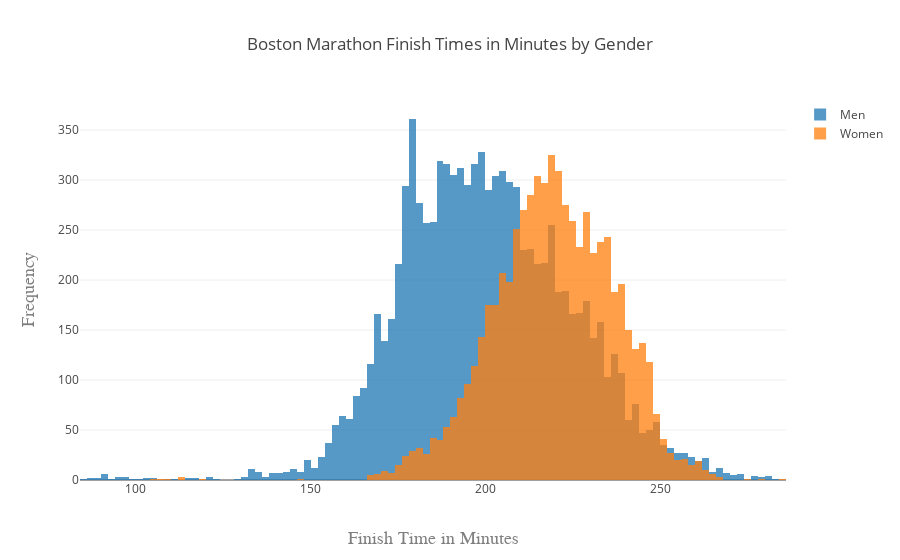

The cell this chart's notebook holds for it:
### Markdown cell above
### There are some outliers in the data.  Those finishing well under 150 minutes are clearly top performers, and are not representative of the group.  Let's see how the race time is by gender.

### Code cell
x0 = df.groupby('gender').get_group('M').official
x1 = df.groupby('gender').get_group('F').official

Men = go.Histogram(
    x=x0,
    opacity=0.75,
    name='Men'
)
Women = go.Histogram(
    x=x1,
    opacity=0.75,
    name='Women'
)

data = [Men, Women]
layout = go.Layout(
    barmode='overlay',
    title='Boston Marathon Finish Times in Minutes by Gender',
    xaxis=dict(
        title='Finish Time in Minutes',
        titlefont=dict(
            family='Courier New, monospace',
            size=18,
            color='#7f7f7f'
        )
    ),
    yaxis=dict(
        title='Frequency',
        titlefont=dict(
            family='Courier New, monospace',
            size=18,
            color='#7f7f7f'
        )
    )

)
fig = go.Figure(data=data, layout=layout)

iplot(fig, filename='overlaid histogram')

### Figure 1 — Plotly figure (JSON) as saved in the notebook; plotly's stock layout.template omitted (floating-point values rounded to 4 significant figures; data arrays with more than 128 entries replaced by an {"elided": "..."} marker saying what was removed)
{"data": [{"name": "Men", "opacity": 0.75, "type": "histogram", "uid": "b2b7e5be-0ae2-11e9-9a34-9a0015cd93e0", "x": {"elided": "9680 float values"}}, {"name": "Women", "opacity": 0.75, "type": "histogram", "uid": "b2b7e886-0ae2-11e9-9cc3-9a0015cd93e0", "x": {"elided": "6484 float values"}}], "layout": {"barmode": "overlay", "title": "Boston Marathon Finish Times in Minutes by Gender", "xaxis": {"title": "Finish Time in Minutes", "titlefont": {"color": "#7f7f7f", "family": "Courier New, monospace", "size": 18}}, "yaxis": {"title": "Frequency", "titlefont": {"color": "#7f7f7f", "family": "Courier New, monospace", "size": 18}}}}
